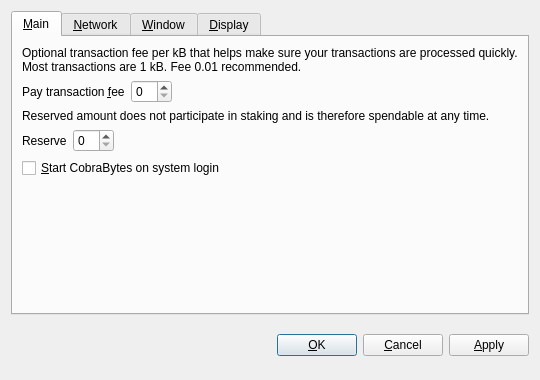
<?xml version="1.0" encoding="UTF-8"?>
<ui version="4.0">
 <class>OptionsDialog</class>
 <widget class="QDialog" name="OptionsDialog">
  <property name="geometry">
   <rect>
    <x>0</x>
    <y>0</y>
    <width>540</width>
    <height>380</height>
   </rect>
  </property>
  <property name="windowTitle">
   <string>Options</string>
  </property>
  <property name="modal">
   <bool>true</bool>
  </property>
  <layout class="QVBoxLayout" name="verticalLayout">
   <item>
    <widget class="QTabWidget" name="tabWidget">
     <property name="tabPosition">
      <enum>QTabWidget::North</enum>
     </property>
     <property name="currentIndex">
      <number>0</number>
     </property>
     <widget class="QWidget" name="tabMain">
      <attribute name="title">
       <string>&amp;Main</string>
      </attribute>
      <layout class="QVBoxLayout" name="verticalLayout_Main">
       <item>
        <widget class="QLabel" name="transactionFeeInfoLabel">
         <property name="text">
          <string>Optional transaction fee per kB that helps make sure your transactions are processed quickly. Most transactions are 1 kB. Fee 0.01 recommended.</string>
         </property>
         <property name="textFormat">
          <enum>Qt::PlainText</enum>
         </property>
         <property name="wordWrap">
          <bool>true</bool>
         </property>
        </widget>
       </item>
       <item>
        <layout class="QHBoxLayout" name="horizontalLayoutFee">
         <item>
          <widget class="QLabel" name="transactionFeeLabel">
           <property name="text">
            <string>Pay transaction &amp;fee</string>
           </property>
           <property name="textFormat">
            <enum>Qt::PlainText</enum>
           </property>
           <property name="buddy">
            <cstring>transactionFee</cstring>
           </property>
          </widget>
         </item>
         <item>
          <widget class="BitcoinAmountField" name="transactionFee"/>
         </item>
         <item>
          <spacer name="horizontalSpacerFee">
           <property name="orientation">
            <enum>Qt::Horizontal</enum>
           </property>
           <property name="sizeHint" stdset="0">
            <size>
             <width>40</width>
             <height>20</height>
            </size>
           </property>
          </spacer>
         </item>
        </layout>
       </item>
       <item>
        <widget class="QLabel" name="reserveBalanceInfoLabel">
         <property name="text">
          <string>Reserved amount does not participate in staking and is therefore spendable at any time.</string>
         </property>
         <property name="textFormat">
          <enum>Qt::PlainText</enum>
         </property>
         <property name="wordWrap">
          <bool>true</bool>
         </property>
        </widget>
       </item>
       <item>
        <layout class="QHBoxLayout" name="horizontalLayoutReserveBalance">
         <item>
          <widget class="QLabel" name="reserveBalanceLabel">
           <property name="text">
            <string>Reserve</string>
           </property>
           <property name="textFormat">
            <enum>Qt::PlainText</enum>
           </property>
           <property name="buddy">
            <cstring>reserveBalance</cstring>
           </property>
          </widget>
         </item>
         <item>
          <widget class="BitcoinAmountField" name="reserveBalance"/>
         </item>
         <item>
          <spacer name="horizontalSpacerReserveBalance">
           <property name="orientation">
            <enum>Qt::Horizontal</enum>
           </property>
           <property name="sizeHint" stdset="0">
            <size>
             <width>40</width>
             <height>20</height>
            </size>
           </property>
          </spacer>
         </item>
        </layout>
       </item>
       <item>
        <widget class="QCheckBox" name="bitcoinAtStartup">
         <property name="toolTip">
          <string>Automatically start CobraBytes after logging in to the system.</string>
         </property>
         <property name="text">
          <string>&amp;Start CobraBytes on system login</string>
         </property>
        </widget>
       </item>
       <item>
        <spacer name="verticalSpacer_Main">
         <property name="orientation">
          <enum>Qt::Vertical</enum>
         </property>
         <property name="sizeHint" stdset="0">
          <size>
           <width>20</width>
           <height>40</height>
          </size>
         </property>
        </spacer>
       </item>
      </layout>
     </widget>
     <widget class="QWidget" name="tabNetwork">
      <attribute name="title">
       <string>&amp;Network</string>
      </attribute>
      <layout class="QVBoxLayout" name="verticalLayout_Network">
       <item>
        <widget class="QCheckBox" name="mapPortUpnp">
         <property name="toolTip">
          <string>Automatically open the CobraBytes client port on the router. This only works when your router supports UPnP and it is enabled.</string>
         </property>
         <property name="text">
          <string>Map port using &amp;UPnP</string>
         </property>
        </widget>
       </item>
       <item>
        <widget class="QCheckBox" name="connectSocks">
         <property name="toolTip">
          <string>Connect to the CobraBytes network through a SOCKS proxy (e.g. when connecting through Tor).</string>
         </property>
         <property name="text">
          <string>&amp;Connect through SOCKS proxy:</string>
         </property>
        </widget>
       </item>
       <item>
        <layout class="QHBoxLayout" name="horizontalLayout_Network">
         <item>
          <widget class="QLabel" name="proxyIpLabel">
           <property name="text">
            <string>Proxy &amp;IP:</string>
           </property>
           <property name="textFormat">
            <enum>Qt::PlainText</enum>
           </property>
           <property name="buddy">
            <cstring>proxyIp</cstring>
           </property>
          </widget>
         </item>
         <item>
          <widget class="QValidatedLineEdit" name="proxyIp">
           <property name="maximumSize">
            <size>
             <width>140</width>
             <height>16777215</height>
            </size>
           </property>
           <property name="toolTip">
            <string>IP address of the proxy (e.g. 127.0.0.1)</string>
           </property>
          </widget>
         </item>
         <item>
          <widget class="QLabel" name="proxyPortLabel">
           <property name="text">
            <string>&amp;Port:</string>
           </property>
           <property name="textFormat">
            <enum>Qt::PlainText</enum>
           </property>
           <property name="buddy">
            <cstring>proxyPort</cstring>
           </property>
          </widget>
         </item>
         <item>
          <widget class="QLineEdit" name="proxyPort">
           <property name="maximumSize">
            <size>
             <width>55</width>
             <height>16777215</height>
            </size>
           </property>
           <property name="toolTip">
            <string>Port of the proxy (e.g. 9050)</string>
           </property>
          </widget>
         </item>
         <item>
          <widget class="QLabel" name="socksVersionLabel">
           <property name="text">
            <string>SOCKS &amp;Version:</string>
           </property>
           <property name="textFormat">
            <enum>Qt::PlainText</enum>
           </property>
           <property name="buddy">
            <cstring>socksVersion</cstring>
           </property>
          </widget>
         </item>
         <item>
          <widget class="QValueComboBox" name="socksVersion">
           <property name="toolTip">
            <string>SOCKS version of the proxy (e.g. 5)</string>
           </property>
          </widget>
         </item>
         <item>
          <spacer name="horizontalSpacer_Network">
           <property name="orientation">
            <enum>Qt::Horizontal</enum>
           </property>
           <property name="sizeHint" stdset="0">
            <size>
             <width>40</width>
             <height>20</height>
            </size>
           </property>
          </spacer>
         </item>
        </layout>
       </item>
       <item>
        <spacer name="verticalSpacer_Network">
         <property name="orientation">
          <enum>Qt::Vertical</enum>
         </property>
         <property name="sizeHint" stdset="0">
          <size>
           <width>20</width>
           <height>40</height>
          </size>
         </property>
        </spacer>
       </item>
      </layout>
     </widget>
     <widget class="QWidget" name="tabWindow">
      <attribute name="title">
       <string>&amp;Window</string>
      </attribute>
      <layout class="QVBoxLayout" name="verticalLayout_Window">
       <item>
        <widget class="QCheckBox" name="minimizeToTray">
         <property name="toolTip">
          <string>Show only a tray icon after minimizing the window.</string>
         </property>
         <property name="text">
          <string>&amp;Minimize to the tray instead of the taskbar</string>
         </property>
        </widget>
       </item>
       <item>
        <widget class="QCheckBox" name="minimizeOnClose">
         <property name="toolTip">
          <string>Minimize instead of exit the application when the window is closed. When this option is enabled, the application will be closed only after selecting Quit in the menu.</string>
         </property>
         <property name="text">
          <string>M&amp;inimize on close</string>
         </property>
        </widget>
       </item>
       <item>
        <spacer name="verticalSpacer_Window">
         <property name="orientation">
          <enum>Qt::Vertical</enum>
         </property>
         <property name="sizeHint" stdset="0">
          <size>
           <width>20</width>
           <height>40</height>
          </size>
         </property>
        </spacer>
       </item>
      </layout>
     </widget>
     <widget class="QWidget" name="tabDisplay">
      <attribute name="title">
       <string>&amp;Display</string>
      </attribute>
      <layout class="QVBoxLayout" name="verticalLayout_Display">
       <item>
        <layout class="QHBoxLayout" name="horizontalLayout_1_Display">
         <item>
          <widget class="QLabel" name="langLabel">
           <property name="text">
            <string>User Interface &amp;language:</string>
           </property>
           <property name="textFormat">
            <enum>Qt::PlainText</enum>
           </property>
           <property name="buddy">
            <cstring>lang</cstring>
           </property>
          </widget>
         </item>
         <item>
          <widget class="QValueComboBox" name="lang">
           <property name="toolTip">
            <string>The user interface language can be set here. This setting will take effect after restarting CobraBytes.</string>
           </property>
          </widget>
         </item>
        </layout>
       </item>
       <item>
        <layout class="QHBoxLayout" name="horizontalLayout_2_Display">
         <item>
          <widget class="QLabel" name="unitLabel">
           <property name="text">
            <string>&amp;Unit to show amounts in:</string>
           </property>
           <property name="textFormat">
            <enum>Qt::PlainText</enum>
           </property>
           <property name="buddy">
            <cstring>unit</cstring>
           </property>
          </widget>
         </item>
         <item>
          <widget class="QValueComboBox" name="unit">
           <property name="toolTip">
            <string>Choose the default subdivision unit to show in the interface and when sending coins.</string>
           </property>
          </widget>
         </item>
        </layout>
       </item>
       <item>
        <widget class="QCheckBox" name="displayAddresses">
         <property name="toolTip">
          <string>Whether to show CobraBytes addresses in the transaction list or not.</string>
         </property>
         <property name="text">
          <string>&amp;Display addresses in transaction list</string>
         </property>
        </widget>
       </item>
       <item>
        <widget class="QCheckBox" name="coinControlFeatures">
         <property name="toolTip">
          <string>Whether to show coin control features or not.</string>
         </property>
         <property name="text">
          <string>Display coin &amp;control features (experts only!)</string>
         </property>
        </widget>
       </item>
       <item>
        <spacer name="verticalSpacer_Display">
         <property name="orientation">
          <enum>Qt::Vertical</enum>
         </property>
         <property name="sizeHint" stdset="0">
          <size>
           <width>20</width>
           <height>40</height>
          </size>
         </property>
        </spacer>
       </item>
      </layout>
     </widget>
    </widget>
   </item>
   <item>
    <layout class="QHBoxLayout" name="horizontalLayout_Buttons">
     <item>
      <spacer name="horizontalSpacer_1">
       <property name="orientation">
        <enum>Qt::Horizontal</enum>
       </property>
       <property name="sizeHint" stdset="0">
        <size>
         <width>40</width>
         <height>48</height>
        </size>
       </property>
      </spacer>
     </item>
     <item>
      <widget class="QLabel" name="statusLabel">
       <property name="font">
        <font>
         <weight>75</weight>
         <bold>true</bold>
        </font>
       </property>
       <property name="text">
        <string/>
       </property>
       <property name="textFormat">
        <enum>Qt::PlainText</enum>
       </property>
       <property name="wordWrap">
        <bool>true</bool>
       </property>
      </widget>
     </item>
     <item>
      <spacer name="horizontalSpacer_2">
       <property name="orientation">
        <enum>Qt::Horizontal</enum>
       </property>
       <property name="sizeHint" stdset="0">
        <size>
         <width>40</width>
         <height>48</height>
        </size>
       </property>
      </spacer>
     </item>
     <item>
      <widget class="QPushButton" name="okButton">
       <property name="text">
        <string>&amp;OK</string>
       </property>
      </widget>
     </item>
     <item>
      <widget class="QPushButton" name="cancelButton">
       <property name="text">
        <string>&amp;Cancel</string>
       </property>
       <property name="autoDefault">
        <bool>false</bool>
       </property>
      </widget>
     </item>
     <item>
      <widget class="QPushButton" name="applyButton">
       <property name="text">
        <string>&amp;Apply</string>
       </property>
       <property name="autoDefault">
        <bool>false</bool>
       </property>
      </widget>
     </item>
    </layout>
   </item>
  </layout>
 </widget>
 <customwidgets>
  <customwidget>
   <class>BitcoinAmountField</class>
   <extends>QSpinBox</extends>
   <header>bitcoinamountfield.h</header>
  </customwidget>
  <customwidget>
   <class>QValueComboBox</class>
   <extends>QComboBox</extends>
   <header>qvaluecombobox.h</header>
  </customwidget>
  <customwidget>
   <class>QValidatedLineEdit</class>
   <extends>QLineEdit</extends>
   <header>qvalidatedlineedit.h</header>
  </customwidget>
 </customwidgets>
 <resources/>
 <connections/>
</ui>
